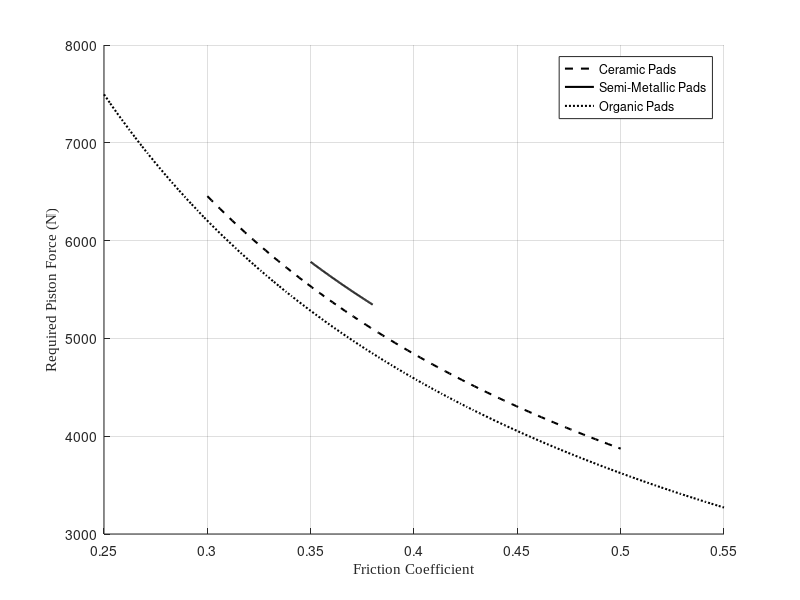

MATLAB code for this plot:
% Given data
brake_force = 1936.29; % Brake force in Newtons

% Define the ranges of friction coefficients
mu_range_ceramic = linspace(0.3, 0.5, 100); % Range for Ceramic pads
mu_range_semi_metallic = linspace(0.35, 0.38, 100); % Range for Semi-Metallic pads
mu_range_organic = linspace(0.25, 0.55, 100); % Range for Organic pads

% Calculate the piston force for each friction coefficient
piston_force_ceramic = brake_force ./ mu_range_ceramic;
piston_force_semi_metallic = brake_force ./ mu_range_semi_metallic;
piston_force_organic = brake_force ./ mu_range_organic;

% Plot the results
figure;
hold on;

% Plot for Ceramic pads with solid line
plot(mu_range_ceramic, piston_force_ceramic, 'k--', 'LineWidth', 1.5, 'DisplayName', 'Ceramic Pads');

% Plot for Semi-Metallic pads with dashed line
plot(mu_range_semi_metallic, piston_force_semi_metallic+250, 'k-', 'LineWidth', 1.5, 'DisplayName', 'Semi-Metallic Pads');

% Plot for Organic pads with dotted line
plot(mu_range_organic, piston_force_organic-250, 'k:', 'LineWidth', 1.5, 'DisplayName', 'Organic Pads');

% Highlight the friction coefficient ranges
% fill([0.3 0.5 0.5 0.3], [0 max(piston_force_ceramic) max(piston_force_ceramic) 0], 'r', 'FaceAlpha', 0.1, 'EdgeColor', 'none');
% fill([0.35 0.38 0.38 0.35], [0 max(piston_force_semi_metallic) max(piston_force_semi_metallic) 0], 'g', 'FaceAlpha', 0.1, 'EdgeColor', 'none');
% fill([0.25 0.55 0.55 0.25], [0 max(piston_force_organic) max(piston_force_organic) 0], 'b', 'FaceAlpha', 0.1, 'EdgeColor', 'none');

% Formatting the plot
xlabel('Friction Coefficient','FontSize', 11, 'FontName', 'Times New Roman');
ylabel('Required Piston Force (N)','FontSize', 11, 'FontName', 'Times New Roman');

legend('show');
grid on;
hold off;
